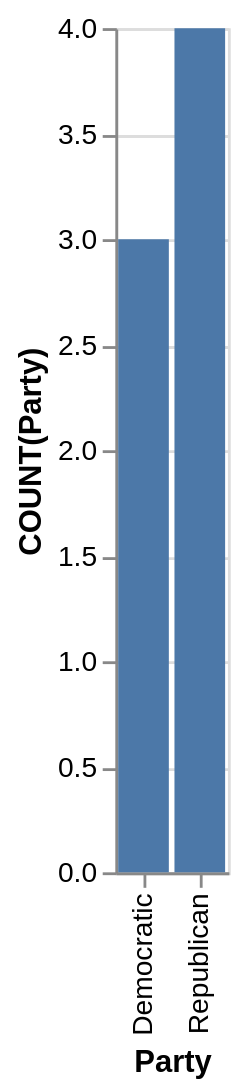

Source (Vega-Lite JSON):
### Vega-Lite specification from a JSON file in a GitHub repository (floating-point values rounded to 4 significant figures)
{"data": {"values": [{"x_data": "Democratic", "y_data": 3}, {"x_data": "Republican", "y_data": 4}]}, "mark": "bar", "encoding": {"x": {"field": "x_data", "type": "nominal", "title": "Party", "sort": "ascending"}, "y": {"field": "y_data", "type": "quantitative", "title": "COUNT(Party)"}}}
